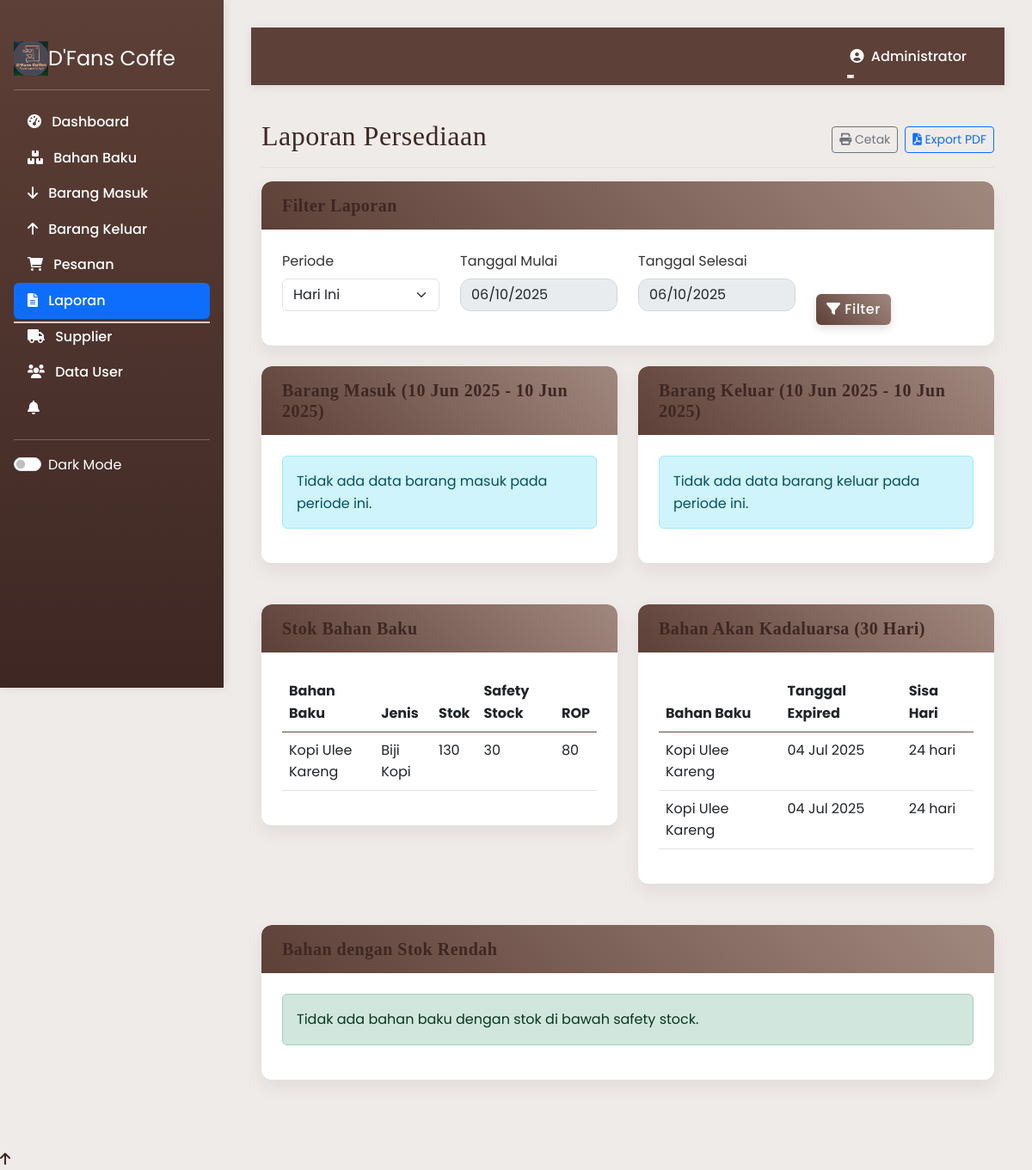
Screenshot of /laporan.php (signed in) with the database file from the repository.
### tables this page shows
CREATE TABLE `bahan_baku` (
  `id` int(11) NOT NULL,
  `nama_bahan` varchar(100) NOT NULL,
  `stok` int(11) NOT NULL DEFAULT 0,
  `buffer_stock` int(11) DEFAULT 0,
  `jenis_id` int(11) NOT NULL,
  `satuan` varchar(20) NOT NULL,
  `lead_time` int(11) NOT NULL COMMENT 'dalam hari',
  `safety_stock` int(11) NOT NULL,
  `rop` int(11) NOT NULL COMMENT 'Reorder Point',
  `last_restock_date` datetime DEFAULT NULL
);

CREATE TABLE `jenis_bahan` (
  `id` int(11) NOT NULL,
  `nama_jenis` varchar(50) NOT NULL,
  `keterangan` text DEFAULT NULL
);

CREATE TABLE `barang_masuk` (
  `id` int(11) NOT NULL,
  `bahan_id` int(11) NOT NULL,
  `supplier_id` int(11) NOT NULL,
  `kuantitas` int(11) NOT NULL,
  `harga_satuan` decimal(10,2) NOT NULL,
  `total_harga` decimal(10,2) NOT NULL,
  `tanggal_masuk` datetime NOT NULL,
  `tanggal_expired` date NOT NULL,
  `catatan` text DEFAULT NULL,
  `user_id` int(11) NOT NULL,
  `pesanan_id` int(11) DEFAULT NULL
);

### laporan.php (the view, shortened to what this page needs)
<?php
require_once 'header.php';
$filter = isset($_GET['filter']) ? sanitize($_GET['filter']) : 'hari_ini';
$start_date = isset($_GET['start_date']) ? sanitize($_GET['start_date']) : '';
$end_date = isset($_GET['end_date']) ? sanitize($_GET['end_date']) : '';
switch ($filter) {
    case 'hari_ini':
        $start_date = date('Y-m-d');
        $end_date = date('Y-m-d');
        break;
}
$sql_masuk = "SELECT bm.*, bb.nama_bahan, s.nama_supplier
              FROM barang_masuk bm
              JOIN bahan_baku bb ON bm.bahan_id = bb.id
              JOIN suppliers s ON bm.supplier_id = s.id
              WHERE bm.tanggal_masuk BETWEEN ? AND ?
              ORDER BY bm.tanggal_masuk DESC";
$stmt_masuk = $conn->prepare($sql_masuk);
$stmt_masuk->bind_param("ss", $start_date, $end_date);
$stmt_masuk->execute();
$result_masuk = $stmt_masuk->get_result();
$sql_keluar = "SELECT bk.*, bb.nama_bahan
               FROM barang_keluar bk
               JOIN bahan_baku bb ON bk.bahan_id = bb.id
               WHERE bk.tanggal BETWEEN ? AND ?
               ORDER BY bk.tanggal DESC";
$stmt_keluar = $conn->prepare($sql_keluar);
$stmt_keluar->bind_param("ss", $start_date, $end_date);
$stmt_keluar->execute();
$result_keluar = $stmt_keluar->get_result();
$sql_stok = "SELECT b.*, j.nama_jenis
             FROM bahan_baku b
             JOIN jenis_bahan j ON b.jenis_id = j.id
             ORDER BY b.nama_bahan";
$result_stok = $conn->query($sql_stok);
$sql_expired = "SELECT bm.id, bb.nama_bahan, bm.tanggal_expired,
                DATEDIFF(bm.tanggal_expired, CURDATE()) as hari_left
                FROM barang_masuk bm
                JOIN bahan_baku bb ON bm.bahan_id = bb.id
                WHERE bm.tanggal_expired BETWEEN CURDATE() AND DATE_ADD(CURDATE(), INTERVAL 30 DAY)
                ORDER BY bm.tanggal_expired ASC";
$result_expired = $conn->query($sql_expired);
$sql_low_stock = "SELECT b.*, j.nama_jenis
                  FROM bahan_baku b
                  JOIN jenis_bahan j ON b.jenis_id = j.id
                  WHERE b.stok < b.safety_stock
                  ORDER BY (b.stok/b.safety_stock) ASC";
$result_low_stock = $conn->query($sql_low_stock);
?>
<div class="card">
    <div class="card-header">
        <h5 class="mb-0">Filter Laporan</h5>
    </div>
    <div class="card-body">
        <form method="GET" action="">
            <div class="row">
                <div class="col-md-3">
                    <div class="mb-3">
                        <label class="form-label">Periode</label>
                        <select class="form-select" name="filter" id="filterSelect">
                            <option value="hari_ini" <?php echo $filter == 'hari_ini' ? 'selected' : ''; ?>>Hari Ini</option>
                        </select>
                    </div>
                </div>
                <div class="col-md-3">
                    <div class="mb-3">
                        <label class="form-label">Tanggal Mulai</label>
                        <input type="date" class="form-control" name="start_date" id="startDate"
                               value="<?php echo $start_date; ?>" <?php echo $filter != 'custom' ? 'disabled' : ''; ?>>
                    </div>
                </div>
                <div class="col-md-3">
                    <div class="mb-3">
                        <label class="form-label">Tanggal Selesai</label>
                        <input type="date" class="form-control" name="end_date" id="endDate"
                               value="<?php echo $end_date; ?>" <?php echo $filter != 'custom' ? 'disabled' : ''; ?>>
                    </div>
                </div>
                <div class="col-md-3 d-flex align-items-end">
                    <button type="submit" class="btn btn-primary">
                        <i class="fas fa-filter"></i> Filter
                    </button>
                </div>
            </div>
        </form>
    </div>
</div>
<div class="row mt-4">
    <div class="col-md-6">
        <div class="card">
            <div class="card-header">
                <h5 class="mb-0">Barang Masuk (<?php echo date('d M Y', strtotime($start_date)); ?> - <?php echo date('d M Y', strtotime($end_date)); ?>)</h5>
            </div>
            <div class="card-body">
                <?php if ($result_masuk->num_rows > 0): ?>
                <div class="table-responsive">
                    <table class="table table-hover">
                        <thead>
                            <tr>
                                <th>Tanggal</th>
                                <th>Bahan Baku</th>
                                <th>Supplier</th>
                                <th>Qty</th>
                                <th>Harga</th>
                            </tr>
                        </thead>
                        <tbody>
                            <?php while ($row = $result_masuk->fetch_assoc()): ?>
                            <tr>
                                <td><?php echo date('d M Y', strtotime($row['tanggal'])); ?></td>
                                <td><?php echo $row['nama_bahan']; ?></td>
                                <td><?php echo $row['nama_supplier']; ?></td>
                                <td><?php echo $row['kuantitas']; ?></td>
                                <td><?php echo number_format($row['harga'], 0, ',', '.'); ?></td>
                            </tr>
                            <?php endwhile; ?>
                        </tbody>
                    </table>
                </div>
                <?php else: ?>
                <div class="alert alert-info">
                    Tidak ada data barang masuk pada periode ini.
                </div>
                <?php endif; ?>
            </div>
        </div>
    </div>
    <div class="col-md-6">
        <div class="card">
            <div class="card-header">
                <h5 class="mb-0">Barang Keluar (<?php echo date('d M Y', strtotime($start_date)); ?> - <?php echo date('d M Y', strtotime($end_date)); ?>)</h5>
            </div>
            <div class="card-body">
                <?php if ($result_keluar->num_rows > 0): ?>
                <div class="table-responsive">
                    <table class="table table-hover">
                        <thead>
                            <tr>
                                <th>Tanggal</th>
                                <th>Bahan Baku</th>
                                <th>Qty</th>
                                <th>No Faktur</th>
                            </tr>
                        </thead>
                        <tbody>
                            <?php while ($row = $result_keluar->fetch_assoc()): ?>
                            <tr>
                                <td><?php echo date('d M Y', strtotime($row['tanggal'])); ?></td>
                                <td><?php echo $row['nama_bahan']; ?></td>
                                <td><?php echo $row['kuantitas']; ?></td>
                                <td><?php echo $row['no_faktur']; ?></td>
                            </tr>
                            <?php endwhile; ?>
                        </tbody>
                    </table>
                </div>
                <?php else: ?>
                <div class="alert alert-info">
                    Tidak ada data barang keluar pada periode ini.
                </div>
                <?php endif; ?>
            </div>
        </div>
    </div>
</div>
<div class="row mt-4">
    <div class="col-md-6">
        <div class="card">
            <div class="card-header">
                <h5 class="mb-0">Stok Bahan Baku</h5>
            </div>
            <div class="card-body">
                <?php if ($result_stok->num_rows > 0): ?>
                <div class="table-responsive">
                    <table class="table table-hover">
                        <thead>
                            <tr>
                                <th>Bahan Baku</th>
                                <th>Jenis</th>
                                <th>Stok</th>
                                <th>Safety Stock</th>
                                <th>ROP</th>
                            </tr>
                        </thead>
                        <tbody>
                            <?php while ($row = $result_stok->fetch_assoc()):
                                $stok_warning = $row['stok'] < $row['safety_stock'] ? 'text-danger fw-bold' : '';
                            ?>
                            <tr>
                                <td><?php echo $row['nama_bahan']; ?></td>
                                <td><?php echo $row['nama_jenis']; ?></td>
                                <td class="<?php echo $stok_warning; ?>"><?php echo $row['stok']; ?></td>
                                <td><?php echo $row['safety_stock']; ?></td>
                                <td><?php echo $row['rop']; ?></td>
                            </tr>
                            <?php endwhile; ?>
                        </tbody>
                    </table>
                </div>
                <?php else: ?>
                <div class="alert alert-info">
                    Tidak ada data bahan baku.
                </div>
                <?php endif; ?>
            </div>
        </div>
    </div>
    <div class="col-md-6">
        <div class="card">
            <div class="card-header">
                <h5 class="mb-0">Bahan Akan Kadaluarsa (30 Hari)</h5>
            </div>
            <div class="card-body">
                <?php if ($result_expired->num_rows > 0): ?>
                <div class="table-responsive">
                    <table class="table table-hover">
                        <thead>
                            <tr>
                                <th>Bahan Baku</th>
                                <th>Tanggal Expired</th>
                                <th>Sisa Hari</th>
                            </tr>
                        </thead>
                        <tbody>
                            <?php while ($row = $result_expired->fetch_assoc()):
                                $class = $row['hari_left'] <= 7 ? 'expired-soon' : '';
                            ?>
                            <tr class="<?php echo $class; ?>">
                                <td><?php echo $row['nama_bahan']; ?></td>
                                <td><?php echo date('d M Y', strtotime($row['tanggal_expired'])); ?></td>
                                <td><?php echo $row['hari_left']; ?> hari</td>
                            </tr>
                            <?php endwhile; ?>
                        </tbody>
                    </table>
                </div>
                <?php else: ?>
                <div class="alert alert-success">
                    Tidak ada bahan baku yang akan kadaluarsa dalam 30 hari ke depan.
                </div>
                <?php endif; ?>
            </div>
        </div>
    </div>
</div>
<div class="row mt-4">
    <div class="col-md-12">
        <div class="card">
            <div class="card-header">
                <h5 class="mb-0">Bahan dengan Stok Rendah</h5>
            </div>
            <div class="card-body">
                <?php if ($result_low_stock->num_rows > 0): ?>
                <div class="table-responsive">
                    <table class="table table-hover">
                        <thead>
                            <tr>
                                <th>Bahan Baku</th>
                                <th>Jenis</th>
                                <th>Stok</th>
                                <th>Safety Stock</th>
                                <th>ROP</th>
                                <th>Status</th>
                            </tr>
                        </thead>
                        <tbody>
                            <?php while ($row = $result_low_stock->fetch_assoc()):
                                $persentase = round(($row['stok'] / $row['safety_stock']) * 100, 2);
                            ?>
                            <tr class="table-warning">
                                <td><?php echo $row['nama_bahan']; ?></td>
                                <td><?php echo $row['nama_jenis']; ?></td>
                                <td><?php echo $row['stok']; ?></td>
                                <td><?php echo $row['safety_stock']; ?></td>
                                <td><?php echo $row['rop']; ?></td>
                                <td>
                                    <div class="progress">
                                        <div class="progress-bar bg-danger" role="progressbar"
                                             style="width: <?php echo $persentase > 100 ? 100 : $persentase; ?>%"
                                             aria-valuenow="<?php echo $persentase; ?>"
                                             aria-valuemin="0"
                                             aria-valuemax="100">
                                            <?php echo $persentase; ?>%
                                        </div>
                                    </div>
                                </td>
                            </tr>
                            <?php endwhile; ?>
                        </tbody>
                    </table>
                </div>
                <?php else: ?>
                <div class="alert alert-success">
                    Tidak ada bahan baku dengan stok di bawah safety stock.
                </div>
                <?php endif; ?>
            </div>
        </div>
    </div>
</div>
<?php require_once 'footer.php'; ?>

### style.css (style rules this page uses)
:root { --primary-color: #5D4037; --secondary-color: #A1887F; --accent-color: #D7CCC8; --dark-color: #3E2723; --light-color: #EFEBE9; --danger-color: #962A2A; --warning-color: #B36A00; --success-color: #4B3621; --info-color: #6D4C41; --font-main: 'Poppins', sans-serif; --font-heading: 'Playfair Display', serif; --border-radius: 12px; --card-shadow: 0 8px 20px rgba(62, 39, 35, 0.08); --transition-speed: 0.35s; --bs-primary: #5D4037; --bs-primary-rgb: 93, 64, 55; --bs-secondary: #A1887F; --bs-secondary-rgb: 161, 136, 127; --bs-info: #6D4C41; --bs-info-rgb: 109, 76, 65; --bs-link-color: #5D4037; --bs-link-hover-color: #3E2723; }
body { font-family: var(--font-main); background-color: var(--light-color); color: var(--dark-color); line-height: 1.6; transition: all var(--transition-speed) ease; }
h1, h2, h3, h4, h5, h6 { font-family: var(--font-heading); font-weight: 600; margin-bottom: 1rem; letter-spacing: 0.5px; color: var(--dark-color); }
.card { border-radius: var(--border-radius); box-shadow: var(--card-shadow); transition: all var(--transition-speed) ease; margin-bottom: 24px; border: none; overflow: hidden; background-color: #FFFFFF; }
.card-header { background: linear-gradient(45deg, var(--primary-color), var(--secondary-color)); color: white; border-radius: var(--border-radius) var(--border-radius) 0 0 !important; padding: 1rem 1.5rem; font-family: var(--font-heading); border-bottom: none; }
.card-body { padding: 1.5rem; color: #333333; }
table { color: #333333; background-color: #FFFFFF; }
.form-control { border: 1px solid #ced4da; border-radius: var(--border-radius); font-family: var(--font-main); }
.btn-primary { background: linear-gradient(45deg, var(--primary-color), var(--secondary-color)); border: none; border-radius: 6px; box-shadow: 0 4px 10px rgba(62, 39, 35, 0.15); transition: all 0.3s ease; font-weight: 500; text-transform: capitalize; letter-spacing: 0.5px; color: #FFFFFF; }
table thead th { background-color: var(--primary-color); color: white; padding: 0.75rem; border-color: #694a3e; }
.table tbody tr:nth-of-type(odd) { background-color: rgba(239, 235, 233, 0.5); }

### rows the page displays
bahan_baku: nama_bahan "Kopi Ulee Kareng", jenis.nama_jenis "Biji Kopi", stok "130", safety_stock "30", rop "80"
barang_masuk: bahan_baku.nama_bahan "Kopi Ulee Kareng", tanggal_expired "04 Jul 2025", hari_left "24"
barang_masuk: bahan_baku.nama_bahan "Kopi Ulee Kareng", tanggal_expired "04 Jul 2025", hari_left "24"

### other values shown
$_SESSION['nama'] "Administrator"
$page_title "Laporan Persediaan"
date('d M Y', strtotime($start_date)) "10 Jun 2025"
date('d M Y', strtotime($end_date)) "10 Jun 2025"
